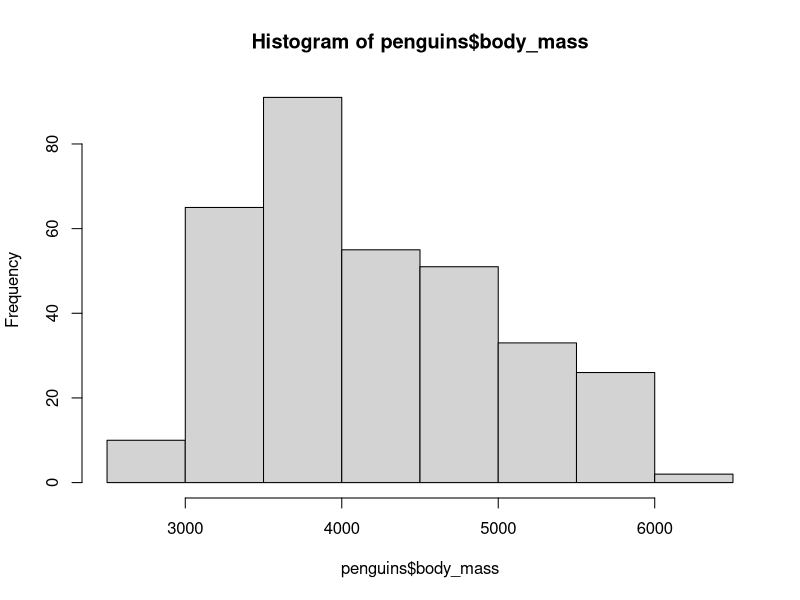
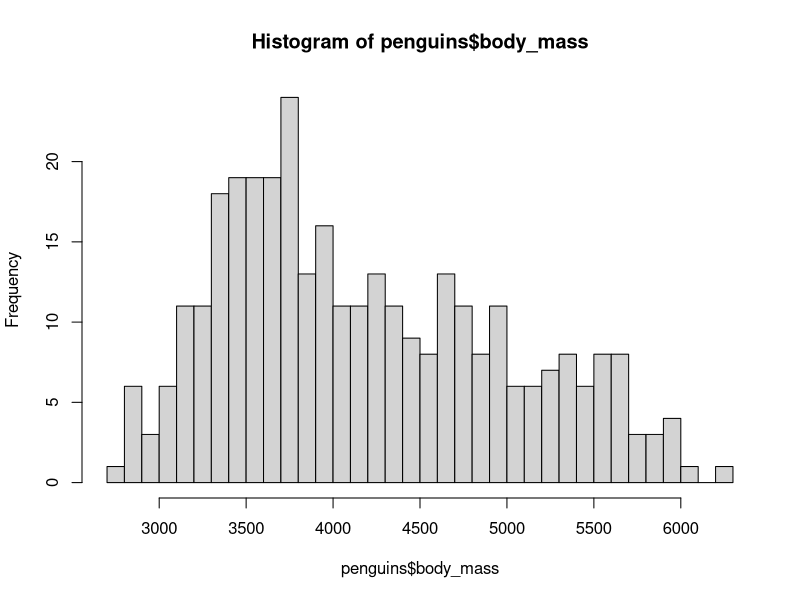
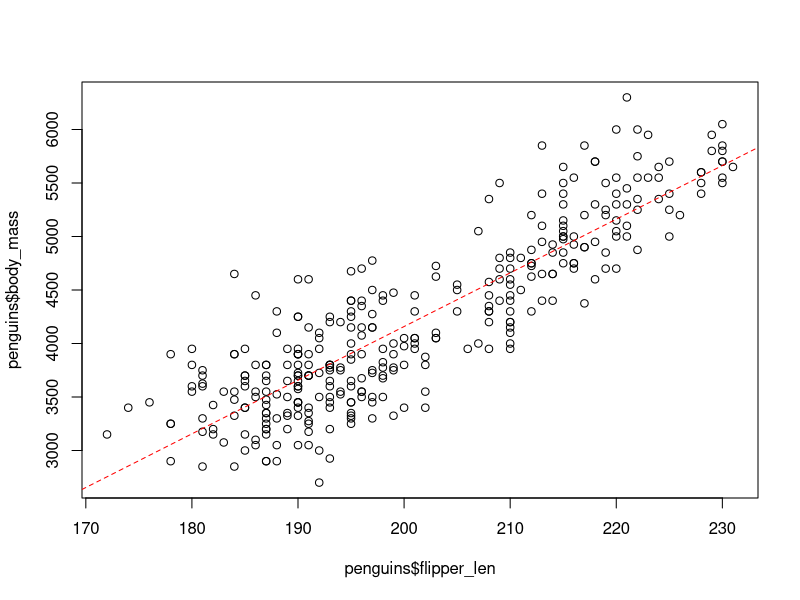
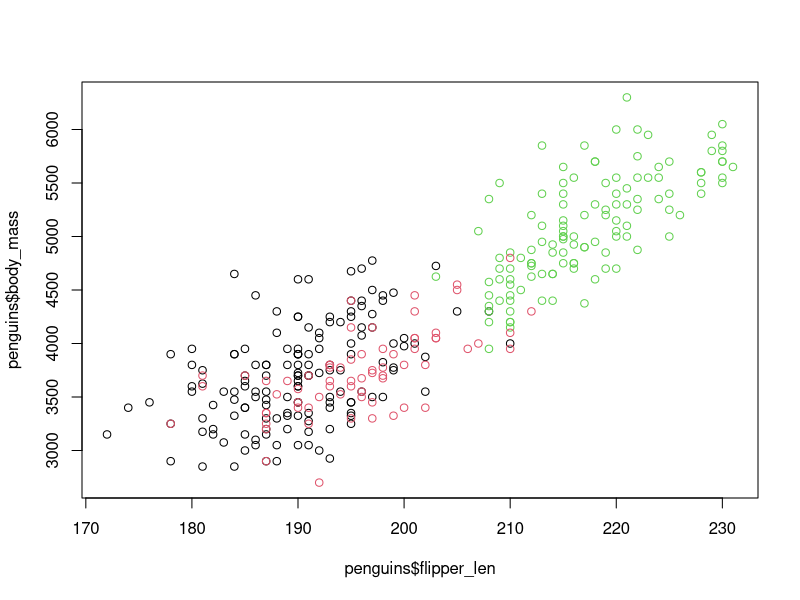
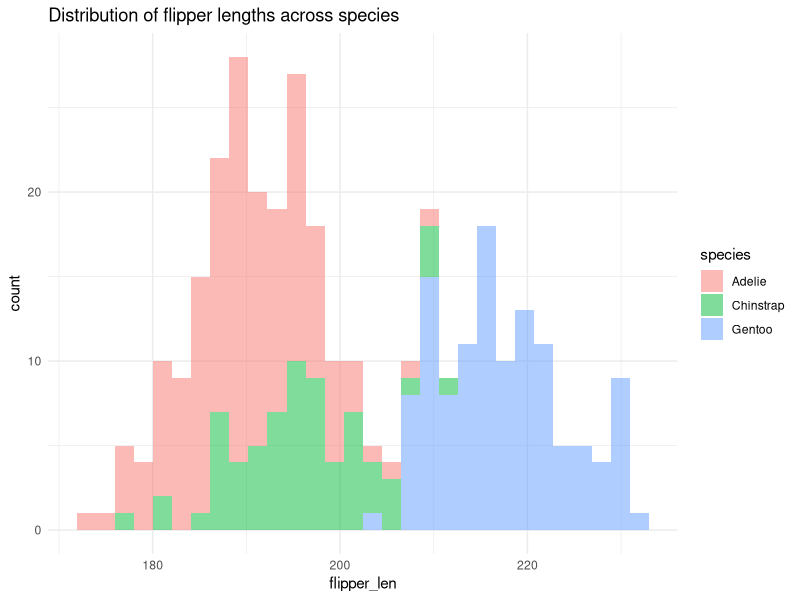
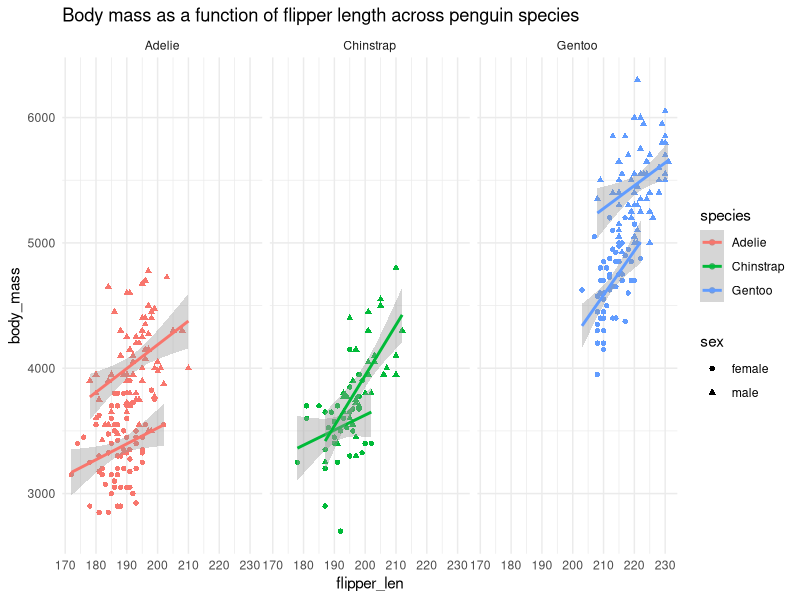

Source code (R) for these figures, in order:
## ---- chunk 1
w1 <- 3.14
x1 <- 42
y1 <- "hello"
z1 <- TRUE
## ---- chunk 2
w1
x1
y1
z1
## ---- chunk 3
mode(w1)
mode(x1)
mode(y1)
mode(z1)
## ---- chunk 4
is.numeric(w1)
is.integer(w1)

is.numeric(x1)
is.integer(x1)

is.character(y1)

is.logical(z1)
is.numeric(z1)
is.integer(z1)
## ---- chunk 5
w2 <- c(1.0, 2.72, 3.14)
x2 <- c(1, 13, 42)
y2 <- c("hello", "folks", "!")
z2 <- c(TRUE, FALSE)
## ---- chunk 6
w2
x2
y2
z2
## ---- chunk 7
mode(w2)
mode(x2)
mode(y2)
mode(z2)
## ---- chunk 8
is.vector(w2)
is.vector(x2)
is.vector(y2)
is.vector(z2)
## ---- chunk 9
is.vector(42)
## ---- chunk 10
1
## ---- chunk 11
c(1)
## ---- chunk 12
mixed_vector <- c(1, "42", "hello")
mixed_vector
## ---- chunk 13
mode(mixed_vector)
## ---- chunk 14
v1 <- c(1, "42", "hello")
v1
mode(v1)

v2 <- c(1, 42.13, 123)
v2
mode(v2)

v3 <- c(1, 42, TRUE)
v3
mode(v3)

v4 <- c(1.12, 42.13, FALSE)
v4
mode(v4)

v5 <- c(42.13, "hello")
v5
mode(v5)

v6 <- c(TRUE, "hello")
v6
mode(v6)
## ---- chunk 15
# 1
1:20
# another option is this ("give me sequence of the length N)
seq_len(20)

# 2
seq(from = 1, to = 20)

# 3
seq(from = 20, to = 1)

# 4
seq(1, 20, by = 2)
## ---- chunk 16
v <- c(1, "42", "hello", 3.1416)
## ---- chunk 17
seq_along(v)
## ---- chunk 18
w3 <- list(1.0, "2.72", 3.14)
x3 <- list(1, 13, 42, "billion")
y3 <- list("hello", "folks", "!", 123, "wow a number follows again", 42)
z3 <- list(TRUE, FALSE, 13, "string")
## ---- chunk 19
y3
## ---- chunk 20
mode(y3)
## ---- chunk 21
str(y3)
## ---- chunk 22
is.list(w3)
## ---- chunk 23
w3
## ---- chunk 24
is.vector(w3)
## ---- chunk 25
is.list(w3)
## ---- chunk 26
w2
## ---- chunk 27
is.list(w2)
## ---- chunk 28
weird_list <- list(
  1,
  "two",
  list(
    "three",
    4,
    list(5, "six", 7)
  )
)
## ---- chunk 29
weird_list
## ---- chunk 30
v <- c("hi", "folks", "what's", "up", "folks")
## ---- chunk 31
v[5]
## ---- chunk 32
v[c(1, 5)]
## ---- chunk 33
v[10]
## ---- chunk 34
index <- c(TRUE, FALSE, TRUE, TRUE, FALSE)
v[index]
## ---- chunk 35
index <- v == "up"
## ---- chunk 36
index
## ---- chunk 37
index <- v == "folks"
index
## ---- chunk 38
sum(index)
## ---- chunk 39
v[index]
## ---- chunk 40
l <- list("hello", "folks", "!", 123, "wow a number follows again", 42)
l
## ---- chunk 41
l[c(2, 4)]
## ---- chunk 42
l[4]

mode(l[4])
## ---- chunk 43
l[[4]]

mode(l[[4]])
## ---- chunk 44
weird_list <- list(
  1,
  "two",
  list(
    "three",
    4,
    list(
      5, "six",
      list("seven", 8)
    )
  )
)
## ---- chunk 45
weird_list[[1]]
## ---- chunk 46
weird_list[1]

mode(weird_list[1])
## ---- chunk 47
weird_list[[3]]
## ---- chunk 48
weird_list[[3]][[2]]
## ---- chunk 49
weird_list[[3]]
## ---- chunk 50
weird_list[[3]][[3]]
## ---- chunk 51
weird_list[[3]][[3]][[3]]
## ---- chunk 52
weird_list[[3]][[3]][[3]][[2]]
## ---- chunk 53
v <- c(1, 2, 3, 4, 5)
v

l <- list(1, 2, 3, 4, 5)
l
## ---- chunk 54
v[c(1, 3, 5)]
l[c(1, 3)]
## ---- chunk 55
v <- c(one = 1, two = 2, three = 3, four = 4, five = 5)
v

l <- list(one = 1, two = 2, three = 3, four = 4, five = 5)
l
## ---- chunk 56
l[["three"]]

l[c("two", "five")]
## ---- chunk 57
weird_list <- list(
  1,
  "two",
  nested1 = list(
    "three",
    4,
    nested2 = list(
      5, "six",
      nested3 = list("seven", 8)
    )
  )
)
## ---- chunk 58
weird_list[[3]][[3]][[3]][[2]]
## ---- chunk 59
weird_list[["nested1"]][["nested2"]][["nested3"]][[2]]
## ---- chunk 60
v <- c("hi", "folks", "what's", "up", "folks")
## ---- chunk 61
v[-1]
## ---- chunk 62
v[-(1:5)]
## ---- chunk 63
v[-length(v)]
## ---- chunk 64
# this gives us the index of the first and last element
c(1, length(v))

# then we can prefix this with the minus sign to remove them
v[-c(1, length(v))]
## ---- chunk 65
df <- data.frame(
  v = c("one", "two", "three", "four", "five"),
  w = c(1.0, 2.72, 3.14, 1000.1, 1e6),
  x = c(1, 13, 42, 123, 0),
  y = c("folks", "hello", "from", "data frame", "!"),
  z = c(TRUE, FALSE, FALSE, TRUE, TRUE)
)

df
## ---- chunk 66
is.list(df)
## ---- chunk 67
df
## ---- chunk 68
unclass(df)
## ---- chunk 69
df$z
## ---- chunk 70
df["z"]
## ---- chunk 71
df[["w"]]
## ---- chunk 72
df_list <- as.list(df)
df_list
## ---- chunk 73
df_list$v
df_list["v"]
df_list[["v"]]
## ---- chunk 74
df
## ---- chunk 75
df[1:3]
## ---- chunk 76
df[1:3, ]
## ---- chunk 77
df[c(1, 4), c("x", "z")]
## ---- chunk 78
row_indices <- 1:3

df[row_indices, ]
## ---- chunk 79
row_indices <- c(1, 4)
col_indices <- c("x", "z")

df[row_indices, col_indices]
## ---- chunk 80
# this is what the column (vector, really) contains
df$y
## ---- chunk 81
# this is how we can find out, which element(s) of the vector match
df$y == "hello"
## ---- chunk 82
# let's save the result to a new variable
row_indices <- df$y == "hello"
row_indices
## ---- chunk 83
df[row_indices, ]
## ---- chunk 84
df[row_indices, c("v", "y", "z")]
## ---- chunk 85
row_indices <- df$w < 1000
row_indices

df[row_indices, ]
## ---- chunk 86
df[df$w < 1000, ]
## ---- chunk 87
df["new_col"] <- paste(df$v, df$y)

# new column appears!
df
## ---- chunk 88
df$new_col <- NULL

# and the column is gone
df
## ---- chunk 89
#| echo: false
weird_df <- data.frame(
  `v with spaces` = c("one", "two", "three", "four", "five"),
  w = c(1.0, 2.72, 3.14, 1000.1, 1e6),
  `y with % sign` = c("folks", "hello", "from", "data frame", "!")
)
names(weird_df) <- c("v with spaces", "w", "y with % sign")
## ---- chunk 90
weird_df
## ---- chunk 91
weird_df["v with spaces"]

weird_df[["y with % sign"]]
## ---- chunk 92
weird_df$`y with % sign`
## ---- chunk 93
df1 <- data.frame(
  w = c(1.0, 2.72, 3.14),
  x = c(1, 13, 42),
  y = c("hello", "folks", "!"),
  z = c(TRUE, FALSE, FALSE)
)

df1
## ---- chunk 94
str(df1)
## ---- chunk 95
df2 <- data.frame(
  w = c(1.0, 2.72, 3.14),
  x = c(1, "13", 42),
  y = c("hello", "folks", "!"),
  z = c(TRUE, FALSE, FALSE)
)

df2
## ---- chunk 96
str(df2)
## ---- chunk 97
vec <- c(0.32, 0.78, 0.68, 0.28, 1.96, 0.21, 0.07, 1.01, 0.06, 0.74,
         0.37, 0.6, 0.08, 1.81, 0.65, 1.23, 1.28, 0.11, 1.74,  1.68)
## ---- chunk 98
min(vec)

# first quartile (a value which is higher than the bottom 25% of the data)
quantile(vec, probs = 0.25)

median(vec)

mean(vec)

# third quartile (a value which is higher than the bottom 75% of the data)
quantile(vec, probs = 0.75)

max(vec)
## ---- chunk 99
my_summary <- function(values) {
  a <- min(vec)
  b <- quantile(vec, probs = 0.25)
  c <- median(vec)
  d <- mean(vec)
  e <- quantile(vec, probs = 0.75)
  f <- max(vec)
  
  result <- list(min = a, quartile_1 = b, median = c, mean = d, quartile_3 = e, max = f)
  
  return(result)
}
## ---- chunk 100
my_summary <- function(values) {
  result <- list(
    min = min(vec),
    quartile_1 = quantile(vec, probs = 0.25),
    median = median(vec),
    mean = mean(vec),
    quartile_3 = quantile(vec, probs = 0.75),
    max = max(vec)
  )
  
  return(result)
}
## ---- chunk 101
vec1 <- runif(10)
vec2 <- runif(10)
vec3 <- runif(10)
## ---- chunk 102
my_summary(vec1)
my_summary(vec2)
my_summary(vec3)
## ---- chunk 103
summary(vec1)
summary(vec2)
summary(vec3)
## ---- chunk 104
head(penguins)
## ---- chunk 105
#| echo: false
penguins <- penguins[!is.na(penguins$sex), ]
## ---- chunk 106
hist(penguins$body_mass)
## ---- chunk 107
hist(penguins$body_mass, breaks = 50)
## ---- chunk 108
plot(penguins$flipper_len, penguins$body_mass)

# we can also overlay a linear fit (first computed with the `lm()` function,
# then visualized as a red dashed line)
lm_fit <- lm(body_mass ~ flipper_len, data = penguins)
abline(lm_fit, col = "red", lty = 2)
## ---- chunk 109
plot(penguins$flipper_len, penguins$body_mass, col = penguins$species)
## ---- chunk 110
library(ggplot2)
library(dplyr)
## ---- chunk 111
ggplot(penguins) +
  geom_histogram(aes(flipper_len, fill = species), alpha = 0.5) +
  theme_minimal() +
  ggtitle("Distribution of flipper lengths across species")
## ---- chunk 112
ggplot(penguins, aes(flipper_len, body_mass, shape = sex, color = species)) +
  geom_point() +
  geom_smooth(method = "lm") +
  facet_wrap(~ species) +
  theme_minimal() +
  ggtitle("Body mass as a function of flipper length across penguin species")
